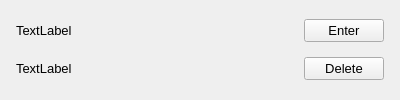
<?xml version='1.0' encoding='utf-8'?>
<ui version="4.0">
 <class>TicketDialog</class>
 <widget class="QWidget" name="TicketDialog">
  <property name="geometry">
   <rect>
    <x>0</x>
    <y>0</y>
    <width>400</width>
    <height>100</height>
   </rect>
  </property>
  <property name="windowTitle">
   <string>Form</string>
  </property>
  <layout class="QGridLayout" name="gridLayout">
   <item row="1" column="1">
    <widget class="QPushButton" name="btnDelete">
     <property name="text">
      <string>Delete</string>
     </property>
    </widget>
   </item>
   <item row="0" column="0">
    <widget class="QLabel" name="id">
     <property name="sizePolicy">
      <sizepolicy hsizetype="Expanding" vsizetype="Preferred">
       <horstretch>0</horstretch>
       <verstretch>0</verstretch>
      </sizepolicy>
     </property>
     <property name="text">
      <string>TextLabel</string>
     </property>
    </widget>
   </item>
   <item row="0" column="1">
    <widget class="QPushButton" name="btnEnter">
     <property name="text">
      <string>Enter</string>
     </property>
    </widget>
   </item>
   <item row="1" column="0">
    <widget class="QLabel" name="title">
     <property name="text">
      <string>TextLabel</string>
     </property>
    </widget>
   </item>
  <property name="spacing"><number>12</number></property><property name="leftMargin"><number>16</number></property><property name="topMargin"><number>16</number></property><property name="rightMargin"><number>16</number></property><property name="bottomMargin"><number>16</number></property></layout>
 <property name="font"><font><family>Segoe UI</family><pointsize>10</pointsize></font></property></widget>
 <resources />
 <connections />
</ui>
